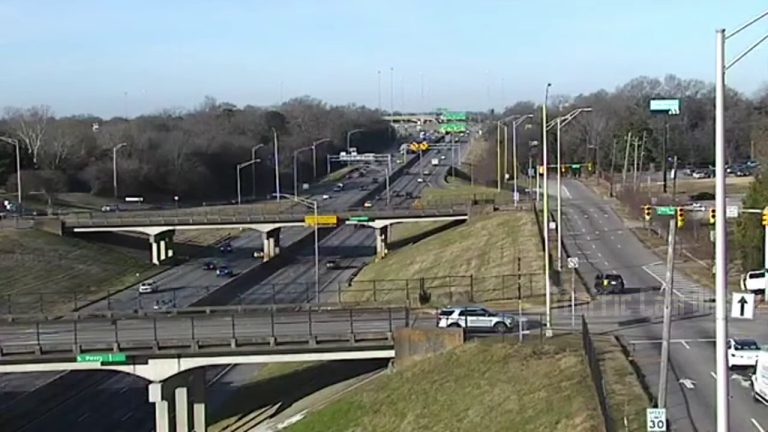
#> input picture CCTV/evidence/ACCIDENTS_11/0fede1c27257/INC-00001/original.jpg, 768 x 432 px
$ python -i gmc.py   (imports and definitions only)
#> lines starting #> are read from the running program, lines starting #| are printed output that depends on the picture
"""Global Motion Compensation (GMC) — background-homography ego-motion removal.

This is the core module of the drone subsystem. Everything downstream that
claims to measure motion depends on it being right.

The problem
-----------
A vehicle's speed from a *fixed* camera is a pixel displacement over time. From
a *moving* camera it is not: the observed displacement is the sum of the
vehicle's real motion and the camera's own motion, and those two are not
separable from a single frame pair without a model.

Even in hover the drone moves. Wind, GPS position-hold error and gimbal
micro-corrections produce continuous small drift. A parked car under a drifting
drone appears to move, and a queue of stopped vehicles looks like slow-moving
traffic. Uncompensated, every downstream measurement — speed, queue length,
stationarity, blockage duration — is wrong in a way that is not visible in the
output.

The method
----------
Chained background homography, the standard solution:

1. Detect vehicles in the frame.
2. **Mask those boxes out**, so features are only taken from the static
   background — road markings, kerbs, building corners, poles.
3. Detect and match features (ORB by default) between the previous frame's
   background and this frame's background.
4. Estimate a frame-to-frame homography with RANSAC.
5. Chain that homography back to a reference frame, so any frame's pixels can
   be mapped into one common coordinate system.

Vehicle positions then pass through *both* the ego-motion homography (drone
motion removed) and, when calibrated, the road-plane homography (pixels to
metres).

Why masking the vehicles is not optional: features on a moving vehicle are
"background" as far as RANSAC is concerned. In dense traffic, vehicles can be
the *majority* of the trackable texture, and RANSAC will happily fit the
dominant motion — which is then the traffic, not the drone. The homography
comes out confidently wrong, and every vehicle is measured relative to the
traffic stream instead of the ground.

Reference pattern: BoT-SORT's CMC (camera motion compensation) option; and
github.com/Thamkench/uav-speedlab (YOLOv11 + BoT-SORT + homography GMC).

Accuracy expectations — do not overstate these
----------------------------------------------
Published homography-based UAV speed estimation reports RMSE roughly
**0.53–16 km/h** depending on altitude, resolution, and calibration quality;
calibration-free monocular approaches report **9.7–15% MAE**. That is the band
this approach lives in. Nothing in this repository has been measured against
ground truth, because no drone footage exists yet. When it does, the number
that goes in the submission is the measured one, whatever it turns out to be.

Telemetry-assisted direct georeferencing (per-frame drone GPS/IMU/gimbal pose)
is the stronger alternative where available, because it does not accumulate
chain drift. GPS alone at ~10 Hz is too coarse to interpolate per frame and IMU
alone drifts; real systems fuse both. See ``telemetry_ingest.py`` — not
implemented yet, signature frozen.

Failure policy
--------------
When an estimate cannot be trusted — too few matches, too few RANSAC inliers,
a degenerate or physically implausible transform — this module returns the
**identity matrix with ``ok=False``**. It never returns a low-confidence
homography dressed up as a good one. The caller is expected to check ``ok`` and
skip measurement for that frame. Silently returning garbage here would corrupt
speeds without any visible symptom, which is the worst possible failure mode
for this system.
"""

from __future__ import annotations

from dataclasses import dataclass, field
from typing import Iterable, Sequence

import cv2
import numpy as np

__all__ = [
    "GMCResult",
    "GMCEstimator",
    "IDENTITY",
    "build_dynamic_mask",
    "estimate_frame_homography",
    "chain_homographies",
    "apply_gmc",
    "compensate_track_positions",
    "invert_homography",
    "decompose_translation_scale",
]

IDENTITY = np.eye(3, dtype=np.float64)


# --------------------------------------------------------------------------
# Result type
# --------------------------------------------------------------------------

@dataclass
class GMCResult:
    """Outcome of one frame-to-frame estimate.

    ``H`` maps **previous-frame pixels to current-frame pixels**. It is the
    identity whenever ``ok`` is False, and ``reason`` says why.
    """
    H: np.ndarray = field(default_factory=lambda: IDENTITY.copy())
    n_inliers: int = 0
    n_matches: int = 0
    n_keypoints_prev: int = 0
    n_keypoints_cur: int = 0
    ok: bool = False
    reason: str = "not_run"

    @property
    def inlier_ratio(self) -> float:
        return (self.n_inliers / self.n_matches) if self.n_matches else 0.0

    # [39 lines left out: functions to_dict, _make_detector, not called in this run]


def _to_gray(frame: np.ndarray) -> np.ndarray:
    if frame is None:
        raise ValueError("frame is None")
    if frame.ndim == 2:
        return frame
    if frame.ndim == 3 and frame.shape[2] == 3:
        return cv2.cvtColor(frame, cv2.COLOR_BGR2GRAY)
    if frame.ndim == 3 and frame.shape[2] == 4:
        return cv2.cvtColor(frame, cv2.COLOR_BGRA2GRAY)
    raise ValueError(f"cannot convert frame of shape {frame.shape} to grayscale")


# --------------------------------------------------------------------------
# Dynamic masking
# --------------------------------------------------------------------------

# [378 lines left out: functions build_dynamic_mask, mask_coverage, decompose_translation_scale, _is_plausible, estimate_frame_homography, invert_homography and 4 more, not called in this run]


# --------------------------------------------------------------------------
# Stateful chain
# --------------------------------------------------------------------------

class GMCEstimator:
    """Frame-to-frame GMC with an accumulated transform back to a reference.

    Typical use::

        gmc = GMCEstimator(cfg.gmc)
        for frame, boxes in stream:
            res = gmc.update(frame, boxes)          # res.ok tells you if it worked
            ref_pts = gmc.to_reference(pixel_points)

    Invariants this class maintains:

    * ``H_ref_from_cur`` always maps *current-frame* pixels into the reference
      frame. It starts as the identity on the first frame, which therefore
      **is** the reference frame.
    * On a failed estimate the chain is **not** advanced. Freezing is the least
      wrong option: composing an identity as though the drone had not moved
      would inject a real error into every subsequent frame, whereas freezing
      confines the damage to the frames that failed, which are flagged.
    * After ``max_failure_streak`` consecutive failures the chain is reset and
      the current frame becomes a new reference. Continuing to accumulate on
      top of a chain that has lost lock produces confident nonsense; a reset at
      least makes the discontinuity explicit, and ``reference_epoch`` counts
      them so downstream code can refuse to compare positions across a reset.
    """

    def __init__(self, cfg=None, *, max_failure_streak: int = 15) -> None:
        from dataclasses import asdict as _asdict

        if cfg is None:
            params: dict = {}
        elif isinstance(cfg, dict):
            params = dict(cfg)
        else:
            params = _asdict(cfg)

        self.enabled: bool = bool(params.get("enabled", True))
        self.feature_type: str = str(params.get("feature_type", "orb"))
        self.max_features: int = int(params.get("max_features", 2000))
        self.ransac_reproj_thresh: float = float(params.get("ransac_reproj_thresh", 3.0))
        self.mask_dynamic_boxes: bool = bool(params.get("mask_dynamic_boxes", True))
        self.box_dilate_px: int = int(params.get("box_dilate_px", 12))
        self.min_matches: int = int(params.get("min_matches", 12))
        self.min_inliers: int = int(params.get("min_inliers", 8))
        self.ratio_test: float = float(params.get("ratio_test", 0.75))
        self.max_scale_change: float = float(params.get("max_scale_change", 1.25))
        self.max_translation_frac: float = float(params.get("max_translation_frac", 0.25))
        self.downscale: float = float(params.get("downscale", 1.0) or 1.0)
        self.max_failure_streak: int = int(
            params.get("max_gmc_failure_streak", max_failure_streak)
        )

        self.reset()

    # -- state ------------------------------------------------------------
    def reset(self) -> None:
        """Drop the chain. The next frame becomes the reference frame."""
        self.H_ref_from_cur: np.ndarray = IDENTITY.copy()
        self._prev_gray: np.ndarray | None = None
        self._prev_boxes: list | None = None
        self.frame_count: int = 0
        self.failure_streak: int = 0
        self.n_ok: int = 0
        self.n_failed: int = 0
        self.reference_epoch: int = getattr(self, "reference_epoch", -1) + 1
        self.last: GMCResult = GMCResult(reason="not_run")
        self.history: list[np.ndarray] = []

    # -- main step --------------------------------------------------------
    def update(self, frame, vehicle_boxes=None) -> GMCResult:
        """Ingest one frame and advance the chain. Returns the frame's result."""
        gray = _to_gray(frame)

        if self.downscale and self.downscale > 1.0:
            gray = cv2.resize(
                gray,
                (max(1, int(gray.shape[1] / self.downscale)),
                 max(1, int(gray.shape[0] / self.downscale))),
                interpolation=cv2.INTER_AREA,
            )
            boxes = None if vehicle_boxes is None else [
                [c / self.downscale for c in b[:4]] for b in vehicle_boxes
            ]
        else:
            boxes = None if vehicle_boxes is None else [list(b[:4]) for b in vehicle_boxes]

        if not self.enabled:
            self._prev_gray, self._prev_boxes = gray, boxes
            self.frame_count += 1
            self.last = GMCResult(reason="gmc_disabled", ok=False)
            return self.last

        if self._prev_gray is None:
            # first frame defines the reference
            self._prev_gray, self._prev_boxes = gray, boxes
            self.frame_count += 1
            self.H_ref_from_cur = IDENTITY.copy()
            self.last = GMCResult(H=IDENTITY.copy(), ok=True, reason="reference_frame")
            self.n_ok += 1
            return self.last

        res: GMCResult = estimate_frame_homography(
            self._prev_gray, gray, boxes,
            feature_type=self.feature_type,
            max_features=self.max_features,
            ransac_reproj_thresh=self.ransac_reproj_thresh,
            min_matches=self.min_matches,
            min_inliers=self.min_inliers,
            mask_dynamic_boxes=self.mask_dynamic_boxes,
            box_dilate_px=self.box_dilate_px,
            ratio_test=self.ratio_test,
            max_scale_change=self.max_scale_change,
            max_translation_frac=self.max_translation_frac,
            prev_boxes=self._prev_boxes,
            detail=True,
        )

        if res.ok:
            # H maps prev -> cur, so cur -> prev is its inverse, and
            #   H_ref_from_cur = H_ref_from_prev @ H_prev_from_cur
            H_prev_from_cur = invert_homography(res.H)
            if self.downscale and self.downscale > 1.0:
                H_prev_from_cur = self._rescale_homography(H_prev_from_cur, self.downscale)
            self.H_ref_from_cur = self.H_ref_from_cur @ H_prev_from_cur
            if abs(self.H_ref_from_cur[2, 2]) > 1e-12:
                self.H_ref_from_cur = self.H_ref_from_cur / self.H_ref_from_cur[2, 2]
            self.history.append(res.H.copy())
            self.failure_streak = 0
            self.n_ok += 1
        else:
            # chain frozen — see class docstring
            self.failure_streak += 1
            self.n_failed += 1
            if self.max_failure_streak and self.failure_streak >= self.max_failure_streak:
                keep = self.reference_epoch
                self.reset()
                self.reference_epoch = keep + 1
                self._prev_gray, self._prev_boxes = gray, boxes
                self.frame_count += 1
                res.reason = f"{res.reason}|chain_reset"
                self.last = res
                return self.last

        self._prev_gray, self._prev_boxes = gray, boxes
        self.frame_count += 1
        self.last = res
        return res

    # [6 lines left out: function _rescale_homography, not called in this run]

    # -- projection helpers ----------------------------------------------
    def to_reference(self, points) -> np.ndarray:
        """Current-frame pixels -> reference-frame pixels."""
        return compensate_track_positions(points, self.H_ref_from_cur)

    def from_reference(self, points) -> np.ndarray:
        """Reference-frame pixels -> current-frame pixels (for drawing)."""
        return apply_gmc(points, invert_homography(self.H_ref_from_cur))

    def boxes_to_reference(self, boxes) -> np.ndarray:
        return apply_gmc_boxes(boxes, self.H_ref_from_cur)

    # -- reporting --------------------------------------------------------
    # [17 lines left out: functions health, stats, not called in this run]


# --------------------------------------------------------------------------
# Self-check: synthetic pan, no footage needed.
# --------------------------------------------------------------------------
# [23 lines not run here, left out]

>>> import cv2
>>> picture = cv2.imread('../../CCTV/evidence/ACCIDENTS_11/0fede1c27257/INC-00001/original.jpg')
#> picture is the input picture: shape (432, 768, 3); mean B, G, R 125.4, 127.2, 120.2
>>> result = GMCEstimator().update(picture)
#> in _to_gray, `return cv2.cvtColor(frame, cv2.COLOR_BGR2GRAY)`:
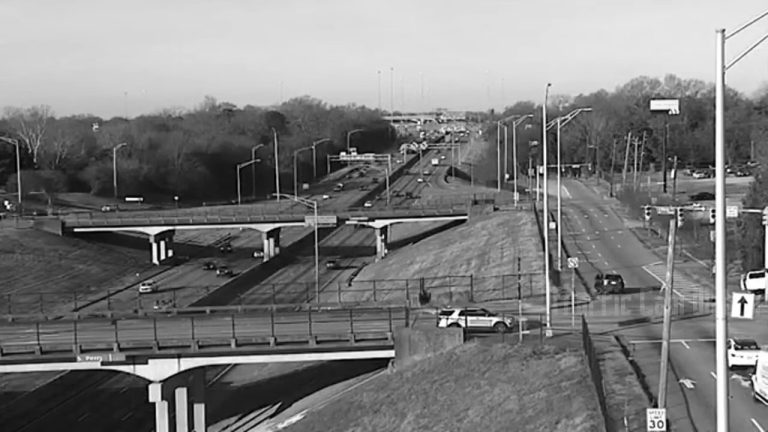
#> returned value: shape (432, 768); min 0, max 255, mean 124.9
